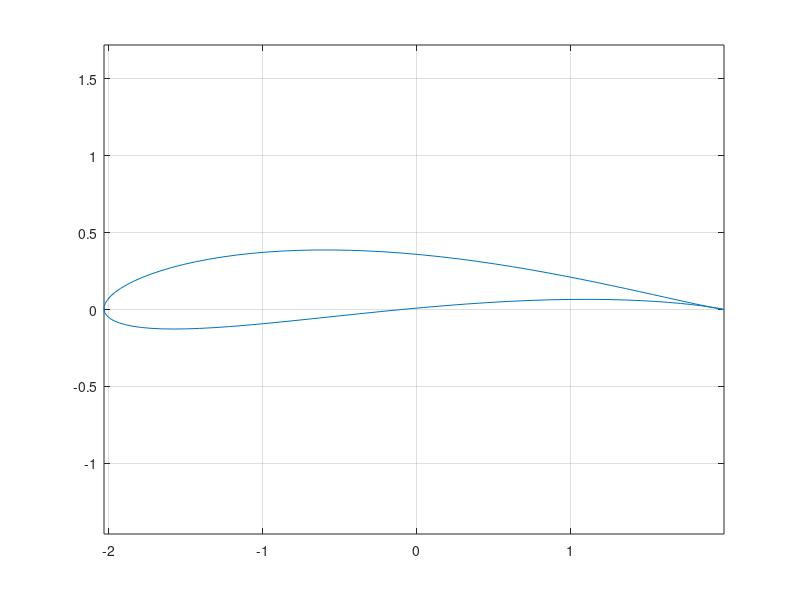

This chart was generated by the following MATLAB code: (Note: this script raises an error after producing the figure.)
theta = linspace(0, 2*pi);
zx0 = -0.1;
zxy0 = 0.1;
r = 1.1;
z0 = zx0 + zxy0*i;
z = z0 + r*exp(i*theta);
airfoil = z + 1./z; %Joukowsky transform

figure      %Creates a figure window w/o plot
%plot(real(z), imag(z))
plot(real(airfoil), imag(airfoil))
axis('equal')
grid on
xlabel(x)
ylabel(y)
title("Joukowsky Airfoil")


hold on
plot(-1, 0, 'gd')
plot(1, 0, 'rd')
hold off